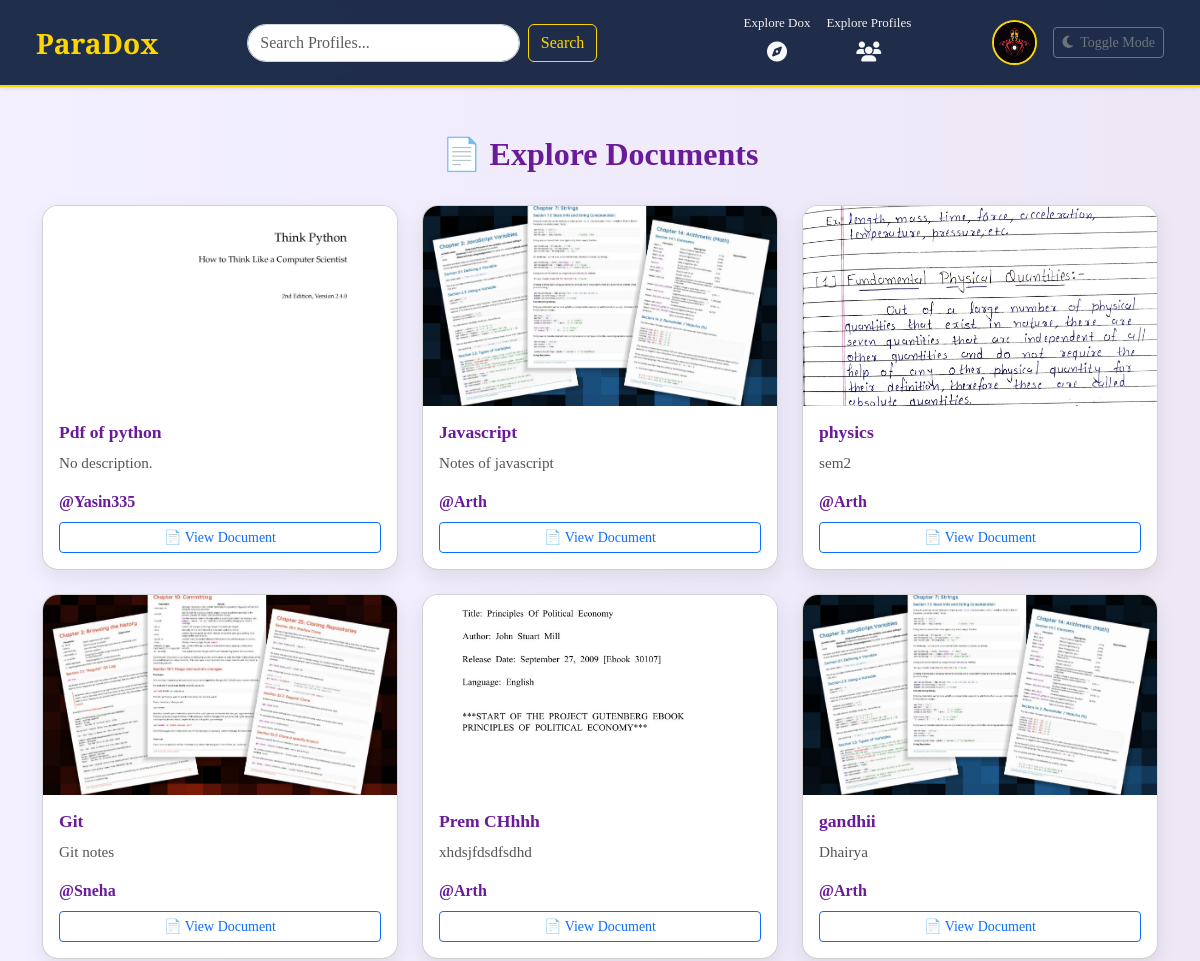
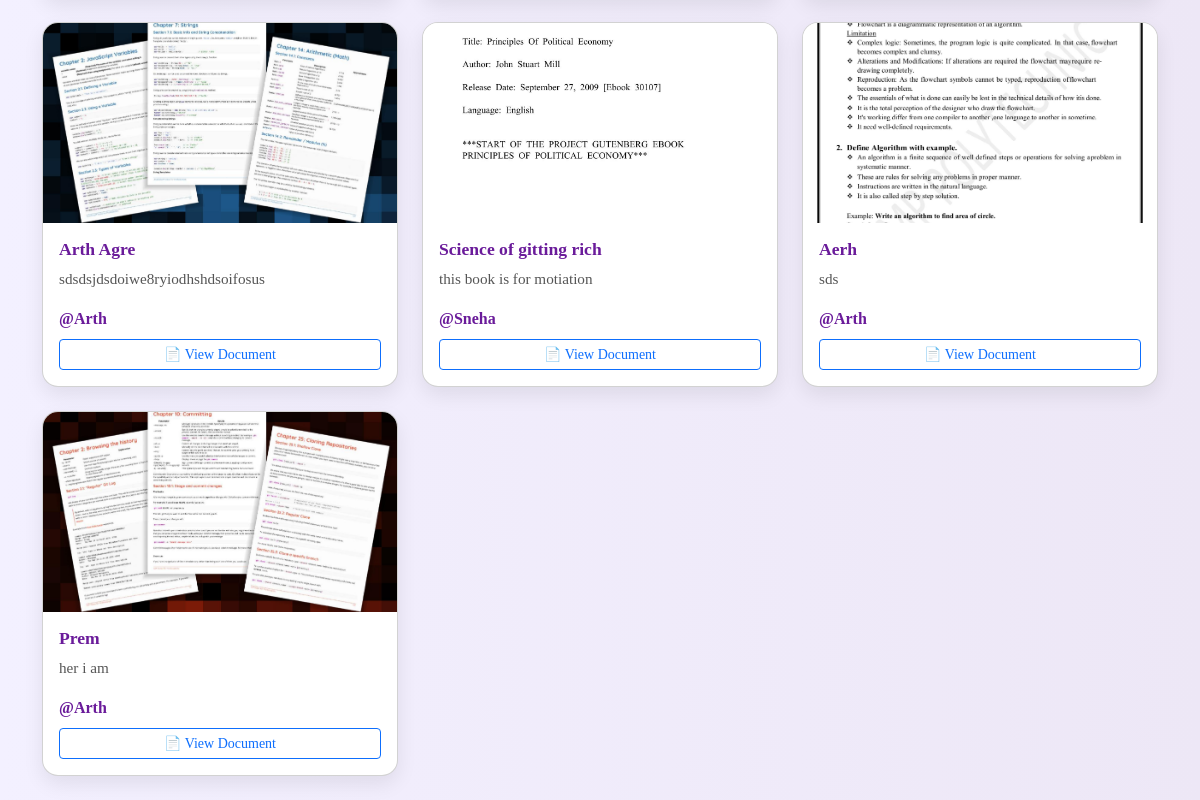
Screenshot of /explore_docs/ (signed in) with the database file from the repository (2 pictures, top to bottom).
### apps/dashboard/models.py (models this page shows)
class User(models.Model):
    email = models.EmailField(unique=True)
    name = models.CharField(max_length=100, default="User", null=True, blank=True)
    mobile = models.CharField(max_length=14, unique=True)
    password = models.CharField(max_length=255)
    otp = models.IntegerField(null=True, blank=True)
    is_active = models.BooleanField(default=False)
    followers = models.ManyToManyField('self', symmetrical=False, related_name='following', blank=True)
    bio = models.TextField(blank=True, null=True)
    profile_image = models.ImageField(upload_to='profile_images/',blank=True, null=True)
    from django.db import models

class Document(models.Model):
    user = models.ForeignKey(User, on_delete=models.CASCADE)
    file = models.FileField(upload_to='documents/')
    title = models.CharField(max_length=100)
    description = models.TextField(blank=True)
    file = models.FileField(upload_to='documents/')
    thumbnail = models.ImageField(upload_to='thumbnails/', blank=True, null=True)
    uploaded_at = models.DateTimeField(auto_now_add=True)

### apps/dashboard/views.py (the view)
# urls.py: path('explore_docs/', views.explore_docs, name='explore_docs'),
@login_required
def explore_docs(request):
    user_id = request.session.get('user_id')
    current_user = User.objects.get(id=user_id)
    users = list(User.objects.exclude(id=user_id))
    documents = list(Document.objects.all())
    random.shuffle(users)
    random.shuffle(documents)
    return render(request, 'dashboard/explore_docs.html', {
        'users': users,
        'documents': documents,
        'current_user': current_user
    })

### apps/dashboard/context_processors.py (called while the page is built)
def current_user(request):
    user_id = request.session.get('user_id')
    if user_id:
        try:
            user = User.objects.get(id=user_id)
            return {'user': user}
        except User.DoesNotExist:
            return {}
    return {}

### apps/dashboard/views.py (called while the page is built)
def login_required(view_func):
    @wraps(view_func)
    def wrapper(request, *args, **kwargs):
        if 'user_id' not in request.session:
            return redirect('sign_in')
        return view_func(request, *args, **kwargs)
    return wrapper

### apps/dashboard/templates/dashboard/explore_docs.html (shortened to what this page needs)
{% extends 'dashboard/base.html' %}
{% load static %}
{% block body %}
<div class="container mt-5">
  <h2 class="section-title text-center">📄 Explore Documents</h2>
  <div class="row">
    {% for doc in documents %}
    <div class="col-md-4 mb-4 d-flex">
      <div class="card doc-card w-100">
        <img src="{% if doc.thumbnail %}{{ doc.thumbnail.url }}{% else %}{% static 'dashboard/images/default-thumbnail.png' %}{% endif %}"
             class="card-img-top doc-trigger"
             data-id="{{ doc.id }}"
             data-file="{{ doc.file.url }}"
             data-title="{{ doc.title|escapejs }}"
             data-description="{{ doc.description|escapejs }}"
             data-user="{{ doc.user.name|escapejs }}"
             data-comments='[{% for c in doc.comments.all %}{"user": "{{ c.user.name|escapejs }}", "text": "{{ c.text|escapejs }}"}{% if not forloop.last %},{% endif %}{% endfor %}]'>
        <div class="card-body d-flex flex-column">
          <h5 class="card-title text-purple">{{ doc.title }}</h5>
          <p class="card-text">{{ doc.description|default:"No description." }}</p>
          <a href="{% url 'public_profile' doc.user.id %}" class="text-decoration-none fw-semibold text-purple mb-2 d-block">
            @{{ doc.user.name }}
          </a>
          <a href="{{ doc.file.url }}" target="_blank" class="btn btn-sm btn-outline-primary mt-auto w-100">
            📄 View Document
          </a>
        </div>
      </div>
    </div>
    {% endfor %}
  </div>
</div>
{% endblock %}

### apps/dashboard/templates/dashboard/base.html (shortened to what this page needs)
{% load static %}
<!DOCTYPE html>
<html lang="en">
<head>
  <link href="https://cdn.jsdelivr.net/npm/bootstrap@5.3.6/dist/css/bootstrap.min.css" rel="stylesheet"
>
  <link rel="stylesheet" href="https://cdnjs.cloudflare.com/ajax/libs/font-awesome/6.4.0/css/all.min.css">
  <link rel="stylesheet" href="{% static 'dashboard/css/style.css' %}">
</head>
<body class="bg-light text-dark" id="page-body">
  <nav class="navbar navbar-expand-lg sticky-top shadow-sm">
    <div class="container-fluid">
      <a class="navbar-brand" href="{% url 'index' %}">ParaDox</a>
      <div class="collapse navbar-collapse justify-content-between" id="navbarNav">
        <form class="d-flex mx-auto" action="{% url 'index' %}" method="get" style="width: 350px;">
          <input class="form-control me-2" type="search" name="query" placeholder="Search Profiles..."
            aria-label="Search">
          <button class="btn btn-outline-dark" type="submit">Search</button>
        </form>
        <ul class="navbar-nav ms-auto d-flex align-items-center gap-3">
          <li class="nav-item text-center">
            <label>Explore Dox</label>
            <a href="{% url 'explore_docs' %}" class="nav-link text-light">
              <i class="fas fa-compass fa-lg"></i>
            </a>
          </li>
          <li class="nav-item text-center">
            <label>Explore Profiles</label>
            <a href="{% url 'explore_profile' %}" class="nav-link text-light">
              <i class="fas fa-users fa-lg"></i>
            </a>
          </li>
        </ul>
        <ul class="navbar-nav ms-auto d-flex align-items-center gap-3">
          <li class="nav-item">
            <a href="{% url 'profile' %}">
              {% if user.profile_image %}
              <img src="{{ user.profile_image.url }}" alt="Profile" title="@{{ user.name }}" class="ms-2"
                style="width: 45px; height: 45px; object-fit: cover; border-radius: 50%; border: 2px solid gold;">
              {% else %}
              <img src="{% static 'dashboard/images/default-profile-icon.jpg' %}" alt="Default" title="@{{ user.name }}"
                class="ms-2"
                style="width: 45px; height: 45px; object-fit: cover; border-radius: 50%; border: 2px solid gold;">
              {% endif %}
            </a>
          </li>
          <li class="nav-item">
            <button class="btn btn-sm btn-outline-secondary" id="themeToggle">
              <i class="fas fa-moon me-1"></i> Toggle Mode
            </button>
          </li>
        </ul>
      </div>
    </div>
  </nav>
  {% block body %}{% endblock %}
</body>
</html>

### apps/dashboard/static/dashboard/css/style.css (style rules this page uses)
* { font-family: 'Times New Roman', Times, serif; }

### apps/dashboard/templates/dashboard/base.html (style rules this page uses)
body { font-family: 'Roboto', sans-serif; }
.navbar { background: rgba(19, 35, 65, 0.95); padding: 0.8rem 1.5rem; border-bottom: 2px solid gold; backdrop-filter: blur(10px); }
.navbar-brand { font-family: 'Playfair Display', serif; font-size: 28px; font-weight: 600; color: gold !important; }
.nav-link, .form-control { border-radius: 30px; }
.form-control { border: 1px solid #ced4da; }
.btn-outline-dark { border-color: gold; color: gold; }
.navbar-nav .nav-item img { border-radius: 50%; width: 45px; height: 45px; object-fit: cover; border: 2px solid gold; }
label { font-size: 13px; font-weight: 500; color: #f0f0f0; margin-bottom: 0; display: block; text-align: center; }

### apps/dashboard/templates/dashboard/explore_docs.html (style rules this page uses)
body { background: linear-gradient(to right, #f3f0ff, #ede7f6); }
.section-title { color: #6a1b9a; font-weight: 700; margin-bottom: 2rem; }
.doc-card { border-radius: 1rem; overflow: hidden; box-shadow: 0 8px 20px rgba(0, 0, 0, 0.08); transition: transform 0.2s ease, box-shadow 0.2s ease; height: 100%; }
.card-img-top { height: 200px; object-fit: cover; cursor: pointer; }
.card-title { font-size: 1.1rem; font-weight: 600; }
.card-text { font-size: 0.95rem; color: #555; }
.text-purple { color: #6a1b9a; }

### rows the page displays
User: profile_image (picture)
Document: thumbnail (picture), title "Pdf of python", description "No description.", user.name "Yasin335"
Document: thumbnail (picture), title "Javascript", description "Notes of javascript", user.name "Arth"
Document: thumbnail (picture), title "physics", description "sem2", user.name "Arth"
Document: thumbnail (picture), title "Git", description "Git notes", user.name "Sneha"
Document: thumbnail (picture), title "Prem CHhhh", description "xhdsjfdsdfsdhd", user.name "Arth"
Document: thumbnail (picture), title "gandhii", description "Dhairya", user.name "Arth"
Document: thumbnail (picture), title "Arth Agre", description "sdsdsjdsdoiwe8ryiodhshdsoifosus", user.name "Arth"
Document: thumbnail (picture), title "Science of gitting rich", description "this book is for motiation", user.name "Sneha"
Document: thumbnail (picture), title "Aerh", description "sds", user.name "Arth"
Document: thumbnail (picture), title "Prem", description "her i am", user.name "Arth"
